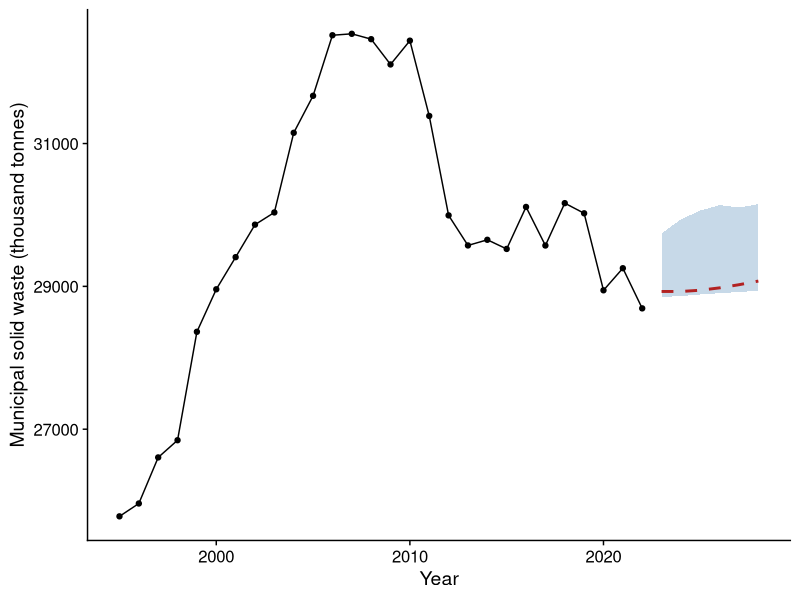

Write the R code that produced this figure.
#load packages----
library(readxl)
library(forecast)
library(e1071)
library(dplyr)
library(ggplot2)
library(cowplot)



#load and merge data----
msw_raw <- read_excel("Italian_MSW.xlsx")          
cov_raw <- read_excel("Italy.xlsx")              

msw <- msw_raw %>%
  rename(Year=TIME, MSW=Italy)
msw$Year <- as.double(msw$Year)

covariates <- cov_raw %>%
  select(Year, Population, GDP, energy_consumption, co2)

#match covariate and waste years
data_full <- msw %>%
  inner_join(covariates, by="Year") %>%
  filter(Year>=1995, Year<=2022) %>%
  arrange(Year)

#Fit and tune SVR----
test_years  <- (max(data_full$Year)-5):max(data_full$Year)
train_data  <- data_full%>%filter(!(Year %in% test_years))
test_data   <- data_full%>%filter(Year %in% test_years)

expanding_window_mape <- function(data_ordered, kernel, cost, gamma=NULL,
                                  epsilon, min_train=15){
  n <- nrow(data_ordered)
  errors <- numeric(0)
  
  for (i in min_train:(n - 1)){
    fold_train <- data_ordered[1:i, ]
    fold_test  <- data_ordered[i+1, , drop = FALSE]
    
    svm_args <- list(formula = MSW~Population+GDP+energy_consumption+co2,
                     data=fold_train, kernel=kernel, cost=cost, epsilon=epsilon)
    if (kernel != "linear") svm_args$gamma <- gamma  # RBF needs gamma; linear ignores it
    
    fold_model <- do.call(svm, svm_args)
    fold_pred  <- predict(fold_model, newdata = fold_test)
    
    errors <- c(errors, abs((fold_test$MSW - fold_pred) / fold_test$MSW))
  }
  
  mean(errors)
}

#Grid search over cost/gamma/epsilon (RBF kernel - gamma now matters and is tuned)
tuning_grid <- expand.grid(cost=2^(-2:6), gamma=2^(-8:2), epsilon=c(0.01, 0.05, 0.1, 0.2))

tuning_grid$mape <- mapply(
  function(cost, gamma, epsilon) {
    expanding_window_mape(train_data, kernel="radial", cost=cost, gamma=gamma,
                          epsilon=epsilon, min_train = 15)
  },
  tuning_grid$cost, tuning_grid$gamma, tuning_grid$epsilon
)

best_params <- tuning_grid[which.min(tuning_grid$mape), ]
cat("Best SVR hyperparameters (expanding-window tuning, train-only):\n")
print(best_params)

if (best_params$cost %in% range(tuning_grid$cost) ||
    best_params$gamma %in% range(tuning_grid$gamma) ||
    best_params$epsilon %in% range(tuning_grid$epsilon)) {
  warning("Best hyperparameters landed on a grid boundary - widen the cost/",
          "gamma/epsilon search range and re-tune before trusting this model.")
}

#test metric----
svr_test_fit <- svm(MSW~Population+GDP+energy_consumption+co2, 
                    data=train_data, kernel="radial", cost=best_params$cost,
                    gamma=best_params$gamma, epsilon=best_params$epsilon)

test_pred <- predict(svr_test_fit, newdata = test_data)
test_mape <- mean(abs((test_data$MSW - test_pred) / test_data$MSW))
cat("Held-out test MAPE:", round(test_mape * 100, 2), "%\n")

# ------------------------------------------------------------------------------
# 4. Refit SVR on the full 1995-2022 sample for downstream forecasting----

svr_model <- svm(MSW~Population+GDP+energy_consumption+co2, 
                 data=data_full, kernel="radial", cost=best_params$cost,
                 gamma=best_params$gamma, epsilon=best_params$epsilon)

# ------------------------------------------------------------------------------
# 5. Fit Theta models to the four covariates (common origin: 2022)
# ------------------------------------------------------------------------------

h <- 6  # forecast horizon: 2023-2028

# Full covariate history up to the common origin year (2022), per variable,
# starting from each variable's earliest available observation.
cov_history <- cov_raw %>%
  select(Year, Population, GDP, energy_consumption, co2) %>%
  filter(Year <= 2022)

fit_theta_forecast <- function(var_name) {
  series_df <- cov_history %>%
    select(Year, value = all_of(var_name)) %>%
    filter(!is.na(value)) %>%
    arrange(Year)
  
  ts_obj <- ts(series_df$value, start = min(series_df$Year), frequency = 1)
  fc <- thetaf(ts_obj, h = h, level = 95)
  
  # Index the interval by position, not by column name ("95%" vs "95 %" vs no
  # dimnames at all varies across forecast package versions/builds) - with a
  # single requested level this is always the first (only) column.
  lower_mat <- as.matrix(fc$lower)
  upper_mat <- as.matrix(fc$upper)
  
  data.frame(
    Year     = (max(series_df$Year) + 1):(max(series_df$Year) + h),
    variable = var_name,
    mean     = as.numeric(fc$mean),
    lower95  = as.numeric(lower_mat[, 1]),
    upper95  = as.numeric(upper_mat[, 1])
  )
}

covariate_names <- c("Population", "GDP", "energy_consumption", "co2")
theta_forecasts <- lapply(covariate_names, fit_theta_forecast)
names(theta_forecasts) <- covariate_names


# Approximate each covariate's per-horizon forecast error as Normal, with the
# standard deviation implied by the 95% PI half-width (upper - mean) / 1.96.
for (v in covariate_names) {
  theta_forecasts[[v]]$sd <- (theta_forecasts[[v]]$upper95 -
                                theta_forecasts[[v]]$mean) / 1.96
}

# ------------------------------------------------------------------------------
# 6. Scenario A: naive propagation (point forecasts treated as known)
# ------------------------------------------------------------------------------

scenario_a_input <- data.frame(
  Year               = theta_forecasts$Population$Year,
  Population         = theta_forecasts$Population$mean,
  GDP                = theta_forecasts$GDP$mean,
  energy_consumption = theta_forecasts$energy_consumption$mean,
  co2                = theta_forecasts$co2$mean
)

scenario_a_input$MSW_forecast <- predict(svr_model, newdata = scenario_a_input)

cat("\nScenario A (naive propagation) - point forecast only:\n")
print(scenario_a_input[, c("Year", "MSW_forecast")])

# ------------------------------------------------------------------------------
# 7. Scenario B: uncertainty-aware propagation (independent Monte Carlo draws)
# ------------------------------------------------------------------------------
# NOTE: draws are independent across the four covariates. In reality their
# forecast errors likely correlate (e.g. GDP, energy consumption and CO2 would
# plausibly move together), which independent sampling does not capture. This
# is a deliberate simplification for illustration - state as a limitation.

n_draws <- 5000

simulate_year <- function(year_idx) {
  pop_draw <- rnorm(n_draws,
                    mean = theta_forecasts$Population$mean[year_idx],
                    sd   = theta_forecasts$Population$sd[year_idx])
  gdp_draw <- rnorm(n_draws,
                    mean = theta_forecasts$GDP$mean[year_idx],
                    sd   = theta_forecasts$GDP$sd[year_idx])
  energy_draw <- rnorm(n_draws,
                       mean = theta_forecasts$energy_consumption$mean[year_idx],
                       sd   = theta_forecasts$energy_consumption$sd[year_idx])
  co2_draw <- rnorm(n_draws,
                    mean = theta_forecasts$co2$mean[year_idx],
                    sd   = theta_forecasts$co2$sd[year_idx])
  
  draw_df <- data.frame(
    Population         = pop_draw,
    GDP                = gdp_draw,
    energy_consumption = energy_draw,
    co2                = co2_draw
  )
  
  predict(svr_model, newdata = draw_df)
}

mc_results <- lapply(seq_len(h), simulate_year)
names(mc_results) <- theta_forecasts$Population$Year

scenario_b_summary <- data.frame(
  Year         = theta_forecasts$Population$Year,
  MSW_mean     = sapply(mc_results, mean),
  MSW_lower95  = sapply(mc_results, quantile, probs = 0.025),
  MSW_upper95  = sapply(mc_results, quantile, probs = 0.975)
)

cat("\nScenario B (uncertainty-aware propagation) - empirical 95% interval:\n")
print(scenario_b_summary)

# ------------------------------------------------------------------------------
# 8. Compare Scenario A vs Scenario B
# ------------------------------------------------------------------------------

comparison <- scenario_a_input %>%
  select(Year, MSW_point_forecast = MSW_forecast) %>%
  left_join(scenario_b_summary, by = "Year") %>%
  mutate(
    propagated_width      = MSW_upper95 - MSW_lower95,
    relative_width        = propagated_width / abs(MSW_point_forecast),
    naive_uncertainty     = 0  # Scenario A has no output uncertainty by construction
  )

cat("\nComparison: naive vs propagated uncertainty on downstream MSW forecast\n")
print(comparison[, c("Year", "MSW_point_forecast", "MSW_mean",
                     "MSW_lower95", "MSW_upper95", "relative_width")])

#plot-----
historical_plot_data <- data_full %>% select(Year, MSW)

p <- ggplot() +
  geom_line(data = historical_plot_data, aes(x = Year, y = MSW),
            color = "black") +
  geom_point(data = historical_plot_data, aes(x = Year, y = MSW),
             color = "black", size = 1.5) +
  geom_ribbon(data = comparison,
              aes(x = Year, ymin = MSW_lower95, ymax = MSW_upper95),
              fill = "steelblue", alpha = 0.3) +
  geom_line(data = comparison, aes(x = Year, y = MSW_point_forecast),
            color = "firebrick", linewidth = 1, linetype = "dashed") +
  labs(x = "Year", y = "Municipal solid waste (thousand tonnes)")+
  theme_cowplot()

ggsave("Italy_msw_forecast_comparison_rbf.pdf", plot = p, width = 8, height = 5, dpi = 300)
